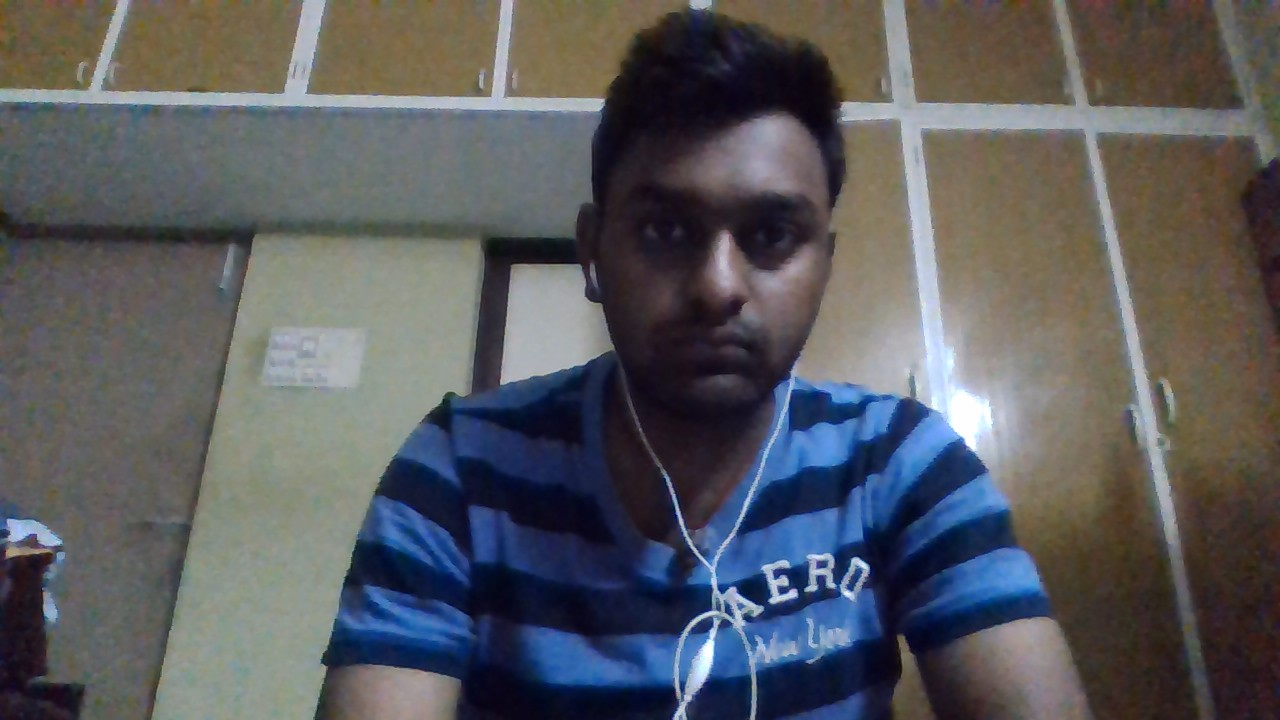
#> input picture Vision/Machine learning/OpenCV/sandeep.JPG, 1280 x 720 px, found by its file name
$ python image_show.py
#> lines starting #> are read from the running program, lines starting #| are printed output that depends on the picture
import cv2
import numpy as np
import matplotlib.pyplot as plt

img =cv2.imread('sandeep.jpg',cv2.IMREAD_GRAYSCALE)
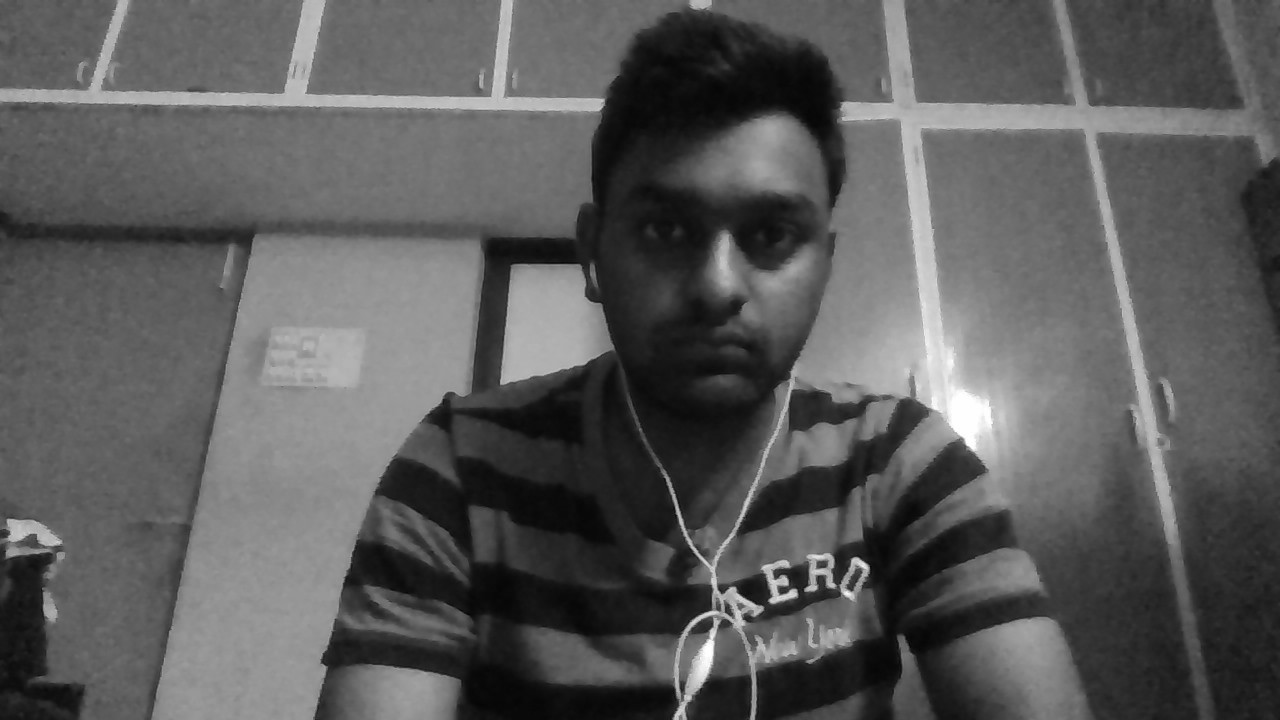
#> img: shape (720, 1280); min 3, max 255, mean 90.8
#_COLOR =1
#_GRAYSCALE =0
#_UNCHANGED=-1
'''
cv2.imshow('image',img)
cv2.waitKey(0)
cv2.destroyAllWindows()
'''
plt.imshow(img,cmap='gray',interpolation='bicubic')

plt.show()

$ run again, with Vision/Machine learning/OpenCV/left.JPG copied over Vision/Machine learning/OpenCV/sandeep.JPG
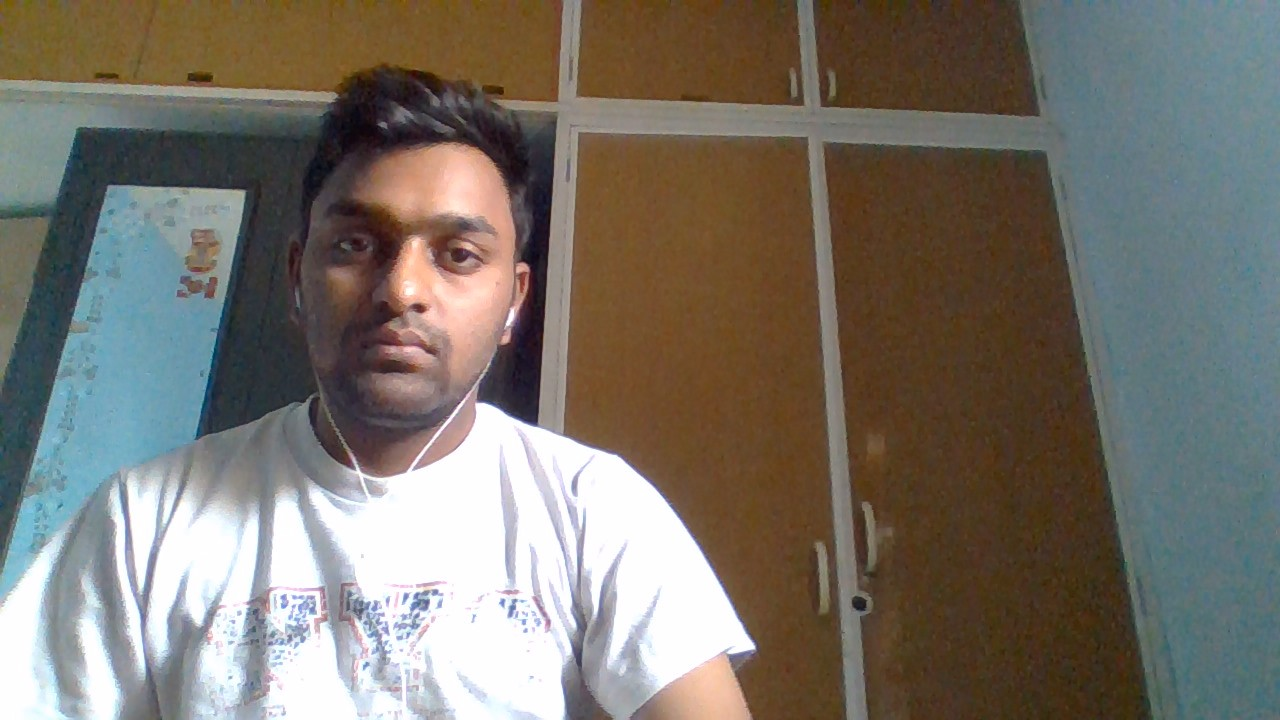
#> input picture Vision/Machine learning/OpenCV/left.JPG, 1280 x 720 px, found by its file name
#> `img =cv2.imread('sandeep.jpg',cv2.IMREAD_GRAYSCALE)`:
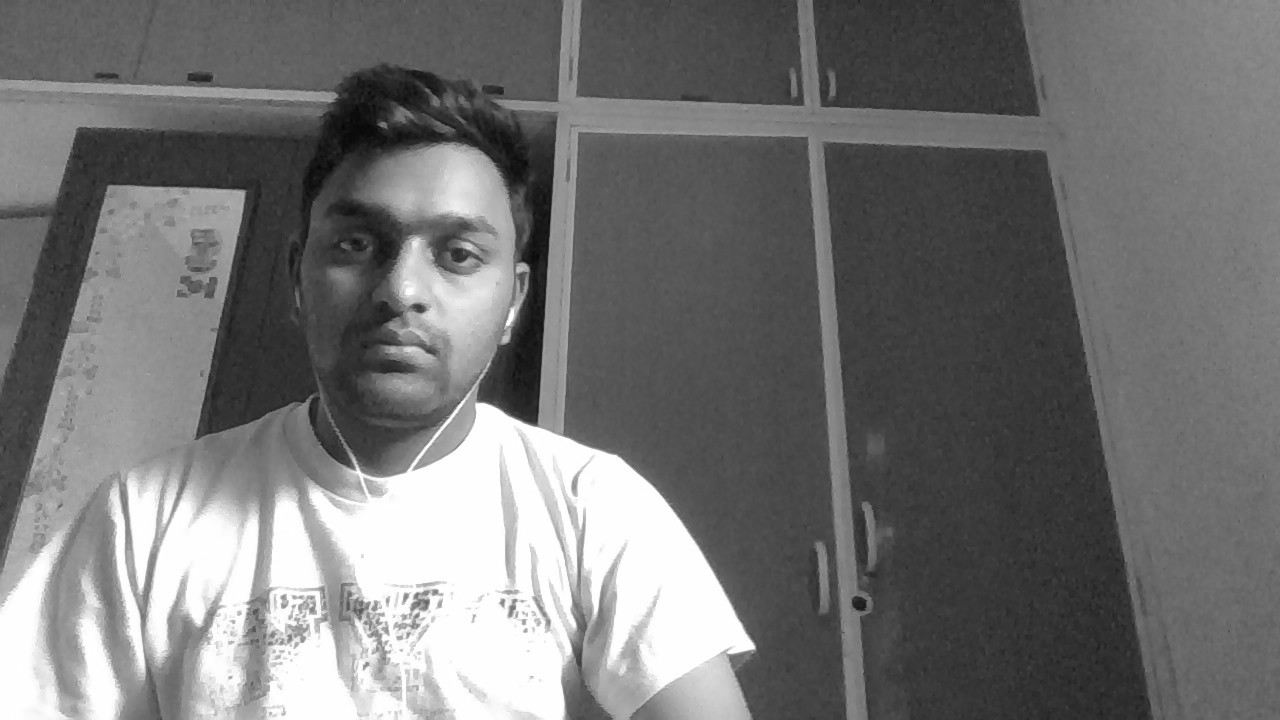
#> img: shape (720, 1280); min 5, max 255, mean 115.9

$ run again, with Vision/Machine learning/OpenCV/right.JPG copied over Vision/Machine learning/OpenCV/sandeep.JPG
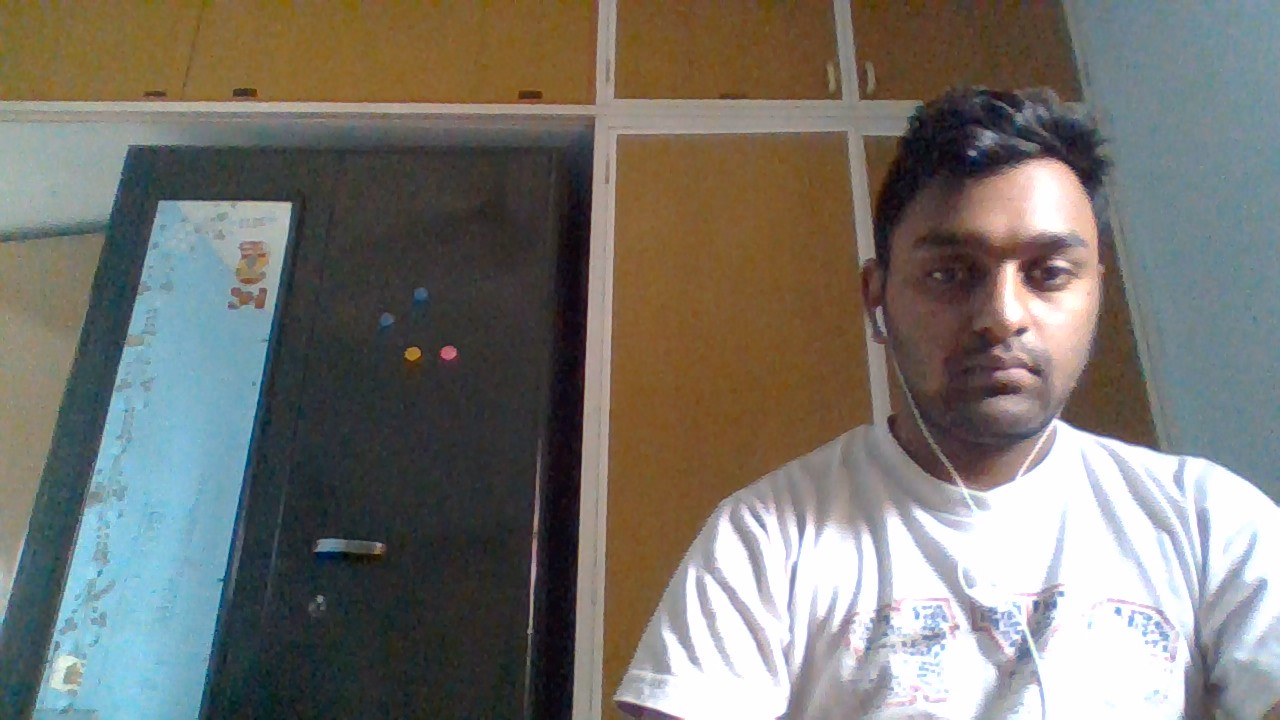
#> input picture Vision/Machine learning/OpenCV/right.JPG, 1280 x 720 px, found by its file name
#> `img =cv2.imread('sandeep.jpg',cv2.IMREAD_GRAYSCALE)`:
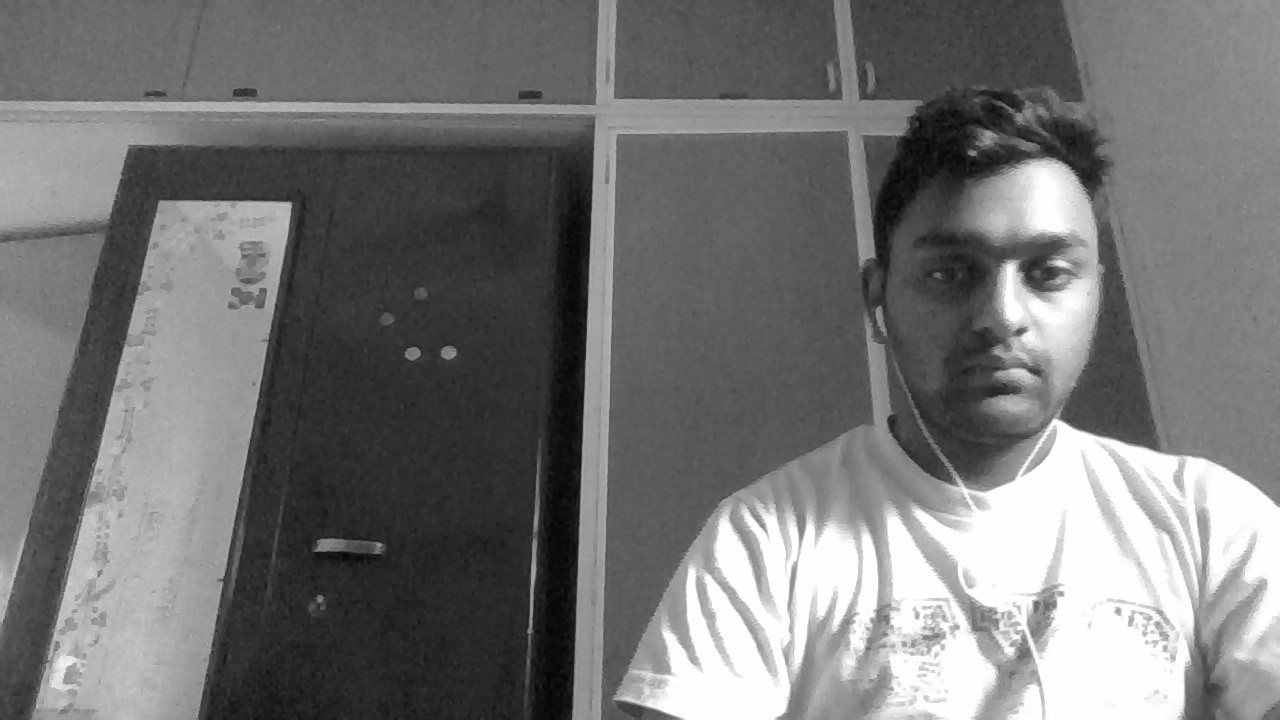
#> img: shape (720, 1280); min 2, max 255, mean 116.8
